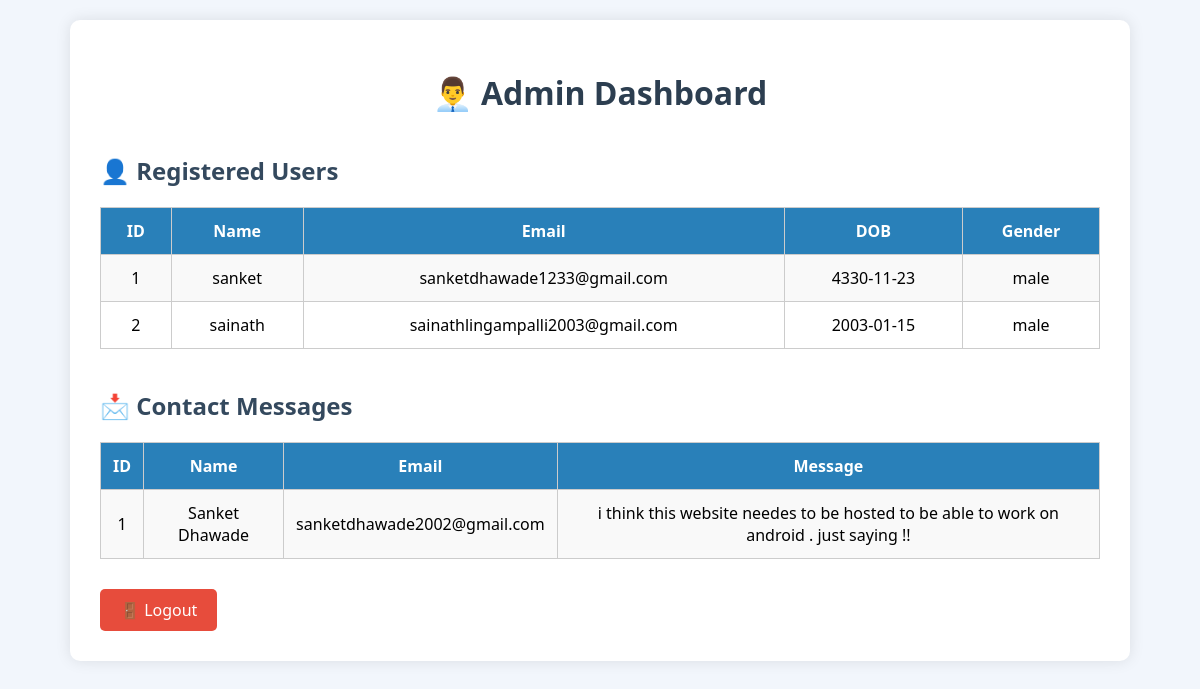
The app's page /admin_dashboard (signed in), older data.
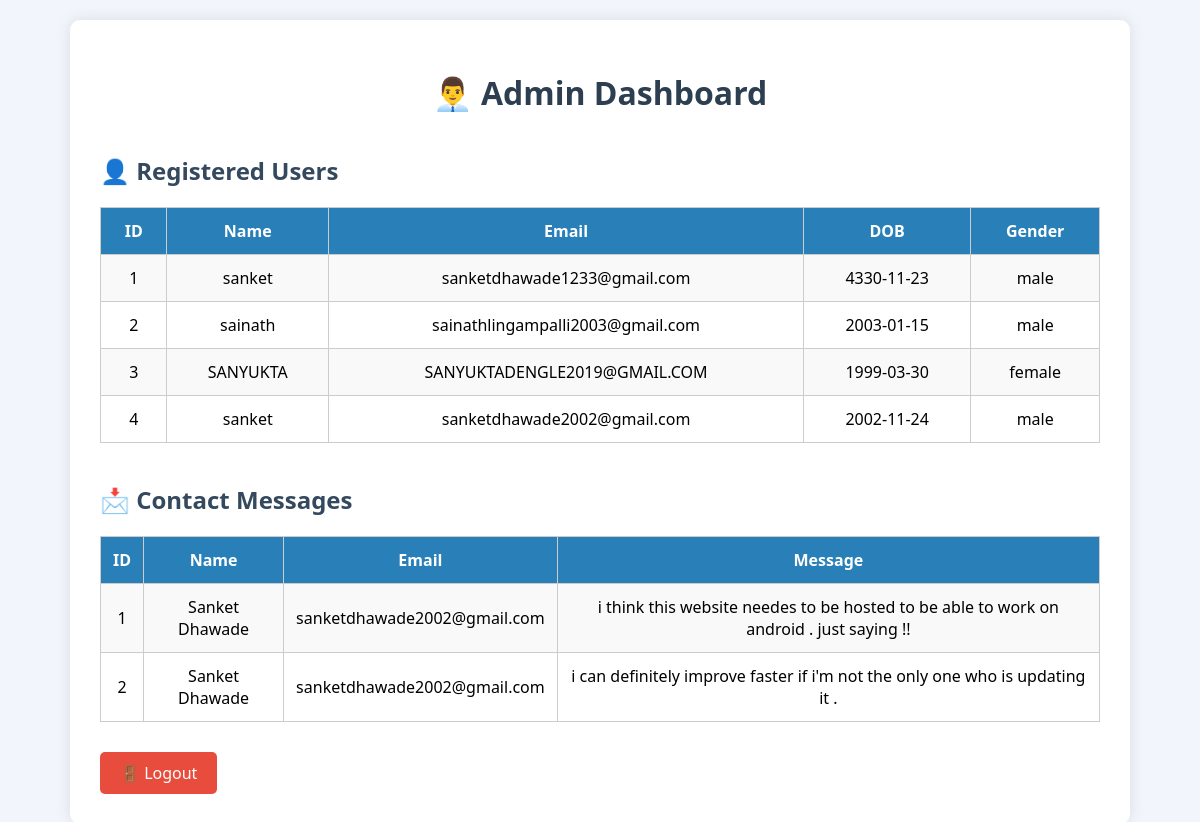
The same page, newer data.
### tables this page shows
CREATE TABLE users (
        id INTEGER PRIMARY KEY AUTOINCREMENT,
        name TEXT NOT NULL,
        email TEXT UNIQUE NOT NULL,
        dob TEXT NOT NULL,
        gender TEXT NOT NULL,
        password TEXT NOT NULL
    );

CREATE TABLE contacts (
            id INTEGER PRIMARY KEY AUTOINCREMENT,
            name TEXT NOT NULL,
            email TEXT NOT NULL,
            message TEXT NOT NULL
        );

### app.py (the view)
@app.route('/admin_dashboard')
def admin_dashboard():
    if 'admin' not in session:
        return redirect(url_for('admin_login'))
    conn = get_db_connection()
    users = conn.execute("SELECT * FROM users").fetchall()
    contacts = conn.execute("SELECT * FROM contacts").fetchall()
    conn.close()
    return render_template('admin_dashboard.html', users=users, contacts=contacts)

### app.py (called while the page is built)
def get_db_connection():
    conn = sqlite3.connect('farmhub.db')
    conn.row_factory = sqlite3.Row
    return conn

### templates/admin_dashboard.html (shortened to what this page needs)
<!DOCTYPE html>
<html lang="en">
<head>
</head>
<body>
  <div class="dashboard">
    <h1>👨‍💼 Admin Dashboard</h1>
    <h2>👤 Registered Users</h2>
    <table>
      <tr><th>ID</th><th>Name</th><th>Email</th><th>DOB</th><th>Gender</th></tr>
      {% for user in users %}
        <tr>
          <td>{{ user.id }}</td>
          <td>{{ user.name }}</td>
          <td>{{ user.email }}</td>
          <td>{{ user.dob }}</td>
          <td>{{ user.gender }}</td>
        </tr>
      {% endfor %}
    </table>
    <h2>📩 Contact Messages</h2>
    <table>
      <tr><th>ID</th><th>Name</th><th>Email</th><th>Message</th></tr>
      {% for contact in contacts %}
        <tr>
          <td>{{ contact.id }}</td>
          <td>{{ contact.name }}</td>
          <td>{{ contact.email }}</td>
          <td>{{ contact.message }}</td>
        </tr>
      {% endfor %}
    </table>
    <a href="{{ url_for('logout') }}">🚪 Logout</a>
  </div>
</body>
</html>

### templates/admin_dashboard.html (style rules this page uses)
body { font-family: 'Segoe UI', Tahoma, Geneva, Verdana, sans-serif; background: #f2f6fc; margin: 0; padding: 20px; }
h1 { text-align: center; color: #2c3e50; }
h2 { color: #34495e; margin-top: 40px; }
.dashboard { max-width: 1000px; margin: auto; background: #ffffff; padding: 30px; border-radius: 10px; box-shadow: 0 0 15px rgba(0,0,0,0.1); }
table { width: 100%; border-collapse: collapse; margin-top: 15px; }
th, td { border: 1px solid #ccc; padding: 12px; text-align: center; }
th { background-color: #2980b9; color: white; }
tr:nth-child(even) { background-color: #f9f9f9; }
a { display: inline-block; margin-top: 30px; padding: 10px 20px; text-decoration: none; background-color: #e74c3c; color: white; border-radius: 5px; transition: background-color 0.3s ease; }

Row changes from the older to the newer data that the page shows:
added users: id "3", name "SANYUKTA", email "SANYUKTADENGLE2019@GMAIL.COM", dob "1999-03-30", gender "female"
added users: id "4", name "sanket", email "sanketdhawade2002@gmail.com", dob "2002-11-24", gender "male"
added contacts: id "2", name "Sanket Dhawade", email "sanketdhawade2002@gmail.com", message "i can definitely improve faster if i'm not the only one who is updating it ."
